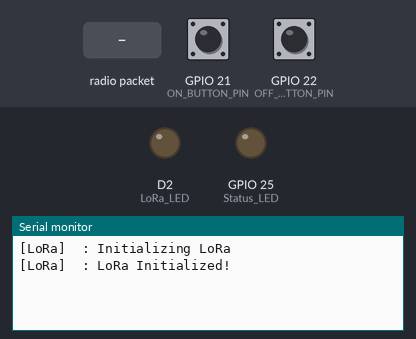
Bench run of a sketch on a simulated ESP8266 (NodeMCU). On the bench: output pins drawn as LEDs (lit = HIGH), the last lines printed to the serial monitor. Inputs (shaded band) come from the test bench; at power-on: GPIO 21 (ON_BUTTON_PIN) HIGH, GPIO 22 (OFF_BUTTON_PIN) HIGH. No radio packets arrive unless stated.

Above: at 3.2 s.
3.3 s: GPIO 21 (ON_BUTTON_PIN) pulled LOW for 0.15 s
At 4.3 s:
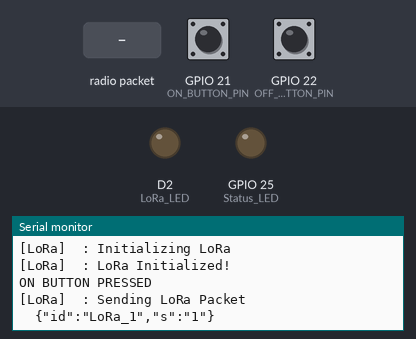
4.9 s: GPIO 22 (OFF_BUTTON_PIN) pulled LOW for 0.15 s
At 5.5 s:
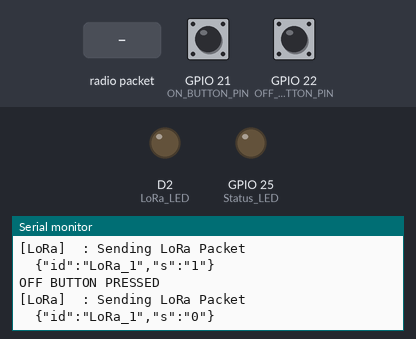
6.5 s: radio packet "0" arrives
At 8.2 s:
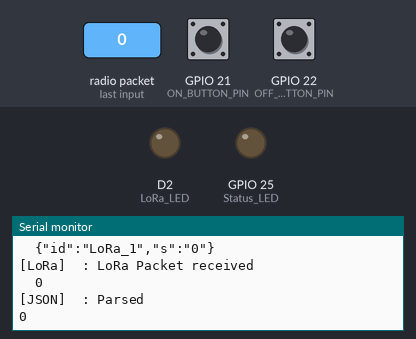

Measured:
- after the input at 3.3 s, the serial monitor: prints a new line after 0.05 s (image 1)
- after the input at 4.9 s, the serial monitor: prints a new line after 0.05 s (image 2)
- after the input at 6.5 s, the serial monitor: prints a new line after 1.0 s (image 3)

The sketch:

relay_lora.ino
```cpp
#include "device_config.h"
#include <Ticker.h>
/*!
   @var     struct device_info dev_info
   @brief   Contains device specific info
 */
#define buffer_size 50

 char ack[10];
 char received_dev_id[10];

int button_pressed = _UNDEFINED;

bool Mode = 0;
/*!
   @var     const unsigned long frequency
   @brief   The frequency in MHz on which LoRa device communicates
*/
const unsigned long frequency             = 865E6;

/*!
   @var     const uint8_t sync_word
   @brief   A unique value for synchronisation between Tx and Rx
*/
const byte          sync_word             = 0xBB;

bool                LoRa_ack = false;

unsigned long       start_time = 0;
unsigned long       status_time = 30000;
unsigned long       status_delay =70000;


int                 ON_button_state = HIGH;

int                 OFF_button_state = HIGH;

int                 last_ON_button_state = HIGH;

int                 last_OFF_button_state = HIGH;

unsigned long       ON_button_last_debounce_time = 0;

unsigned long       OFF_button_last_debounce_time = 0;

unsigned long       debounce_delay = 50;

int flag;
bool status_flag = 0;
bool status_var;
Ticker ticker;
void tik()
{
 digitalWrite(Status_LED,Mode);
 Mode = !Mode;
    }
void setup()
{
  Serial.begin(115200);
  delay(2000);
  pinMode(ON_BUTTON_PIN, INPUT);
  pinMode(OFF_BUTTON_PIN, INPUT);
  pinMode(LoRa_LED, OUTPUT);
  pinMode(Status_LED,OUTPUT);
  attachInterrupt(digitalPinToInterrupt(ON_BUTTON_PIN), ON_buttonPressed, FALLING);
  attachInterrupt(digitalPinToInterrupt(OFF_BUTTON_PIN), OFF_buttonPressed, FALLING);
  digitalWrite(LoRa_LED, LOW);
  digitalWrite(Status_LED,LOW);
  //print_welcome_msg();


  //Initialize the LoRa subsystem
  init_lora(frequency, sync_word);

}
void loop(){
   char tx_packet_buffer[50] = {0};
  char rx_packet_buffer[200] = {0};

  int ON_button_reading = digitalRead(ON_BUTTON_PIN);
  int OFF_button_reading = digitalRead(OFF_BUTTON_PIN);
  ////////////////////////////////////////
  if (ON_button_reading != last_ON_button_state)
  {
    // reset the debouncing timer
    ON_button_last_debounce_time = millis();
  }

  if ((millis() - ON_button_last_debounce_time) > debounce_delay)
  {
    if (ON_button_reading != ON_button_state)
    {
      ON_button_state = ON_button_reading;
      if (ON_button_state == LOW)
      {
       if(button_pressed == ON_BUTTON_PRESSED)
       {
          Serial.println("\nON BUTTON PRESSED");
        create_json_object(tx_packet_buffer, sizeof(tx_packet_buffer));
        send_lora_data(tx_packet_buffer);
        button_pressed = _UNDEFINED;
      }
     }
      attachInterrupt(digitalPinToInterrupt(ON_BUTTON_PIN), ON_buttonPressed, FALLING);

    }
    //attachInterrupt(digitalPinToInterrupt(OFF_BUTTON_PIN), OFF_buttonPressed, FALLING);
  }

 if (OFF_button_reading != last_OFF_button_state)
  {
    // reset the debouncing timer
    OFF_button_last_debounce_time = millis();
  }

  if ((millis() - OFF_button_last_debounce_time) > debounce_delay)
  {
    if (OFF_button_reading != OFF_button_state)
    {
      OFF_button_state = OFF_button_reading;
      if (OFF_button_state == LOW)
      {
        if(button_pressed == OFF_BUTTON_PRESSED)
       {
        Serial.println("\nOFF BUTTON PRESSED");
        create_json_object(tx_packet_buffer, sizeof(tx_packet_buffer));
        send_lora_data(tx_packet_buffer);
        button_pressed = _UNDEFINED;
       }
      }
      attachInterrupt(digitalPinToInterrupt(OFF_BUTTON_PIN), OFF_buttonPressed, FALLING);

   }
    //attachInterrupt(digitalPinToInterrupt(ON_BUTTON_PIN), ON_buttonPressed, FALLING);

  }
  // save the reading. Next time through the loop, it'll be the last_ON_button_state:
    last_ON_button_state = ON_button_reading;
    last_OFF_button_state = OFF_button_reading;


   if(receive_lora_packet(rx_packet_buffer))
      {
        if(strlen(rx_packet_buffer) < buffer_size)
        {
        if(parse_json(rx_packet_buffer, sizeof(rx_packet_buffer)))
        {

          int val;
          val = atoi(ack);
           switch(val)
           {
            case 0:{
              digitalWrite(LoRa_LED,LOW);

              //attachInterrupt(digitalPinToInterrupt(OFF_BUTTON_PIN), OFF_buttonPressed, FALLING);
              }
              break;
            case 1:{
              digitalWrite(LoRa_LED,HIGH);

              //attachInterrupt(digitalPinToInterrupt(ON_BUTTON_PIN), ON_buttonPressed, FALLING);
              }
              break;
            case 2:{
             ticker.attach(0.2,tik);
              status_time = millis();
              digitalWrite(LoRa_LED,status_var);
              }
              break;
            default:
            break;
           }
         }
        }
       }
       else{
         if((start_time - status_time) > status_delay)
         {
            digitalWrite(LoRa_LED, LOW);
            ticker.detach();
            digitalWrite(Status_LED,LOW);
            status_time = start_time;
          }
       }
start_time = millis();
delay(1);
}

ICACHE_RAM_ATTR void ON_buttonPressed()
{
   // if (ON_button_state == HIGH)
      //{
    detachInterrupt(digitalPinToInterrupt(ON_BUTTON_PIN));
    //detachInterrupt(digitalPinToInterrupt(OFF_BUTTON_PIN));
    button_pressed = ON_BUTTON_PRESSED;

      //}
}

ICACHE_RAM_ATTR void OFF_buttonPressed()
{
    //if (OFF_button_state == HIGH)
      //{
    //detachInterrupt(digitalPinToInterrupt(ON_BUTTON_PIN));
    detachInterrupt(digitalPinToInterrupt(OFF_BUTTON_PIN));
    button_pressed = OFF_BUTTON_PRESSED;
      //}
}
```

eeprom_utils.cpp
```cpp
// (licence header left out)
/*!
 *  @file      eeprom_utils.cpp
 *  @brief     EEPROM related operations
 *  @details   Saving and reading data to EEPROM.
 *  @author    Delta Things.
 *  @version   1.0
 *  @date      15 March 2019
 *  @pre       First initialize the system.
 *  @bug       Not detected any.
 *  @copyright (c) DELTA THINGS Pvt Ltd.
 */
#include "device_config.h"

#if defined(__AVR_ATmega328P__) || defined(__AVR_ATmega168__)
/*!
 * @fn      bool init_eeprom()
 * @brief   initialises the EEPROM.
 * @return
 *      - true if initialization succeeds.
 *      - false if initilization fails.
 */
bool init_eeprom()
{
  EEPROM.begin();
  return true;
}
#elif defined(ESP32)
/*!
 * @fn      bool init_eeprom(int size)
 * @brief   initialises the EEPROM.
 * @param[in]   size physical size of the EEPROM in bytes.
 * @return
 *      - true if initialization succeeds.
 *      - false if initilization fails.
 */
bool init_eeprom(int size)
{
  if(!EEPROM.begin(size))
  {
    delay(1000);
    return false;
  }
  return true;
}
#elif defined(ESP8266)
/*!
 * @fn      void init_eeprom(int size)
 * @brief   initialises the EEPROM.
 * @param[in]   size physical size of the EEPROM in bytes.
 *
  */
void init_eeprom(int size)
{
  EEPROM.begin(size);
}
#endif

/*!
 * @fn      String read_from_eeprom(int addr)
 * @brief   reads data from EEPROM from address provided as an argument to it and returns the data in Arduino String format.
 * @param[in]   addr address of the memory location.
 * @return  String.
 */
String read_from_eeprom(int addr)
{
  uint8_t len = (uint8_t)EEPROM.read(addr);  ///< unit8_t len
  addr++;
  String data;                               ///< String data
  for(int i = 0;i<len;i++)
  {
    data += (char)EEPROM.read(addr);
    addr++;
  }
/*!<data.trim(); This call removes spaces from the string, use carefully. */
    return data;
}

/*!
 * @fn      void save_to_eeprom(int addr, String data)
 * @brief   Saves data in Arduino String format to EEPROM at a given address.
 * @param[in]   addr Base address of a EEPROM location from where data to be stored.
 * @param[in]   data  data in Arduino String format.
 */
void save_to_eeprom(int addr ,String data)
{
  EEPROM.write(addr,(uint8_t)data.length());
  #if defined(ESP8266) || defined(ESP32)
  EEPROM.commit();
  #endif
  addr++;

  for(int i=0;i<data.length();i++)
  {
#if defined(__AVR_ATmega328P__) || defined(__AVR_ATmega168__)
    EEPROM.update(addr+i,data[i]);
#else
    EEPROM.write(addr+i,data[i]);
#endif
  }
  /*!< EEPROM.write(addr+_size,'\0');   /*!Add termination null character for String Data. */
  #if defined(ESP8266) || defined(ESP32)
  EEPROM.commit();
  #endif
}
/*!
 * @fn          void erase_eeprom(int start_address, int end_address)
 * @brief       Nullify the EEPROM adresses with '\0'.
 * @param[in]   start_address Starting address of the EEPROM.
 * @param[in]   end_address  End address of the EEPROM.
 */
void erase_eeprom(int start_address, int end_address)
{
  for(int addr = start_address;addr<end_address;addr++)
  {
    EEPROM.write(addr,'\0');
  }
  #if defined(ESP8266) || defined(ESP32)
  EEPROM.commit();
  #endif
}
/*!
 * @fn      void deinit_eeprom(void)
 * @brief   Deinitialises the EEPROM.
 */
void deinit_eeprom(void)
{
  EEPROM.end();
}
```

eeprom_utils.h
```cpp
// (licence header left out)
/*!
 *  @file      eeprom_utils.h
 *  @brief     EEPROM related operations
 *  @details   Saving and reading data to EEPROM.
 *  @author    Delta Things.
 *  @version   1.0
 *  @date      15 March 2019
 *  @pre       First initialize the system.
 *  @bug       Not detected any.
 *  @copyright (c) DELTA THINGS Pvt Ltd.
 */
#ifndef _EEPROM_UTILS_H_
#define _EEPROM_UTILS_H_

/*!
 * @var   step_size
 * @brief step size for wifi network base address.
 */
const int step_size = 40;

/*!
 * @enum  eeprom_addresses
 * @brief Base addresses of the EEPROM used for various purpose.
 */
enum eeprom_addrress
{
  device_id_addr          = 1 /*!< Device id saved at this address. */
};

#if defined(__AVR_ATmega328P__) || defined(__AVR_ATmega168__)
bool init_eeprom();
#elif defined(ESP32)
bool init_eeprom(int size);
#elif defined(ESP8266)
void init_eeprom(int size);
#endif
/**
 *  function declarations
 */
String  read_from_eeprom  (int addr);       /// function String  read_from_eeprom  (int addr);
void    save_to_eeprom    (int addr,String data); ///void    save_to_eeprom    (int addr,String data);
void    deinit_eeprom     (void);           ///void    deinit_eeprom     (void);
void    erase_eeprom      (int start_address, int end_address); ///void    erase_eeprom      (int start_address, int end_address);
#endif/*_EEPROM_UTILS_H_ */

/** End of File Copyright ******************************************
 *
 * Copyright (c) DELTA THINGS Pvt Ltd as an unpublished work
 * THIS SOFTWARE AND/OR MATERIAL IS THE PROPERTY OF
 * DELTA THINGS Pvt Ltd.  ALL USE, DISCLOSURE, AND/OR
 * REPRODUCTION NOT SPECIFICALLY AUTHORIZED BY
 * DELTA THINGS Pvt Ltd IS PROHIBITED.
 *
 *******************************************************************/
```

json.cpp
```cpp
// (licence header left out)
/*!
 * @file      json.cpp
 * @author    Delta Things.
 * @version   1.0
 * @date      15 March 2019
 * @pre       First initialize the system.
 * @bug       Not detected any.
 * @copyright (c) DELTA THINGS Pvt Ltd.
 */
#include <ArduinoJson.h>
#include "device_config.h"

extern struct                 device_info dev_info;
//extern float                  v_bat;
//extern bool                ON_button_pressed;
//extern bool                OFF_button_pressed;
extern bool                   LoRa_ack;
extern int button_pressed;
String received_device_id;
extern char ack[10];
extern char received_dev_id[10];
extern int flag;
extern bool status_var;
/*!
 * @fn          void  create_json_object(char *tx_packet_buffer, const uint8_t tx_packet_buffer_size).
 * @brief       creates JSON object.
 * @param[out]  tx_packet_buffer Base address of a buffer in which JSON object to be stored
 * @param[in]   tx_packet_buffer_size Size of the tx_packet_buffer
 */

void create_json_object(char *tx_packet_buffer,  uint8_t tx_packet_buffer_size)
{
#if ARDUINOJSON_VERSION_MAJOR==6
  StaticJsonDocument<150> doc;
  JsonObject root = doc.to<JsonObject>();
#else
  StaticJsonBuffer<150> jsonBuffer;
  JsonObject &root = jsonBuffer.createObject();
#endif
  root["id"]        = "LoRa_1";
  if(button_pressed == ON_BUTTON_PRESSED)
  {
    root["s"]       = String("1");
  }
  else if(button_pressed == OFF_BUTTON_PRESSED)
  {
    root["s"]       = String("0");
  }
 else if ((flag == 1) && (button_pressed == -1))
  {
    root["s"]   =    String("2");
    flag = 0;
  }

#if ARDUINOJSON_VERSION_MAJOR==6
  //serializeJsonPretty(root, tx_packet_buffer,tx_packet_buffer_size);
  serializeJson(root, tx_packet_buffer,tx_packet_buffer_size);
#else
  //root.prettyPrintTo(tx_packet_buffer, tx_packet_buffer_size);
  root.printTo(tx_packet_buffer, tx_packet_buffer_size);
#endif
#if SERIAL_DEBUG
  //Serial.println(strlen(tx_packet_buffer));
#endif
}

/*!
 * @fn        bool parse_json(char *packet_buffer,const uint8_t packet_buffer_size).
 * @brief     Parses the JSON and values are extracted according to known keys.
 * @param[in] packet_buffer base address of the memory location from where JSON object is stored.
 * @param[in] packet_buffer_size size of the JSON object.
 *
 * @return
 *      - Returns true, if JSON parsing is successful.
 *      - Returns false, if JSON parsing fails.
 */
bool parse_json(char *packet_buffer, const uint8_t packet_buffer_size)
{
  char buff[100]={0};
  memcpy(buff, packet_buffer, 100);

#if ARDUINOJSON_VERSION_MAJOR==6
  StaticJsonDocument<100> root;

#else
  StaticJsonBuffer<100> jsonBuffer;
  JsonObject& root = jsonBuffer.parseObject(buff);
#endif
#if ARDUINOJSON_VERSION_MAJOR==6
  DeserializationError error = deserializeJson(root, packet_buffer);
  // Test if parsing succeeds.
  if (error)
  {
    Serial.print(F("[JSON]\t: deserializeJson() failed: "));
    Serial.println(error.c_str());
    return false;
  }
#else
  if (!root.success())
  {
    Serial.println("\n[ERROR]\t: JSON parsing failed");
    return false;
  }
#endif
  Serial.println(F("\n[JSON]\t: Parsed"));
  Serial.println(packet_buffer);

  strcpy(received_dev_id,root["id"]);
  strcpy(ack,root["ack"]);
  status_var = root["status"];

 return true;
}
```

json.h
```cpp
// (licence header left out)
/*!
 *  @file      json.h
 *  @brief     JSON serialization and deserialization functions
 *  @details   Serialize and deserialise JSON object.
 *  @author    Delta Things.
 *  @version   1.0
 *  @date      15 March 2019
 *  @pre       First initialize the system.
 *  @bug       Not detected any.
 *  @copyright (c) DELTA THINGS Pvt Ltd.
 */
#ifndef _JSON_H
#define _JSON_H

bool  parse_json(char *packet_buffer,const uint8_t packet_buffer_size);   ///void  parse_json(char *packet_buffer,uint8_t packet_buffer_size);
void  create_json_object(char *tx_packet_buffer,const uint8_t tx_packet_buffer_size); ///void  create_json_object(char *tx_packet_buffer, uint8_t tx_packet_buffer_size);


bool  parse_json_gpsdata(char *packet_buffer,const uint8_t packet_buffer_size);

#endif /* _JASON_H_ */

/************************LOGS***************************************
 * 1. Function definition changed (3/may/2019)
 *    void  parse_json(char *packet_buffer,uint8_t packet_buffer_size);
 *    void  parse_json(char *packet_buffer,const uint8_t packet_buffer_size);
 * 2. Function definition changed (12/June/1993)
 *    bool  parse_json(char *packet_buffer,const uint8_t packet_buffer_size);
 */
/** End of File Copyright ******************************************
 *
 * Copyright (c) DELTA THINGS Pvt Ltd as an unpublished work
 * THIS SOFTWARE AND/OR MATERIAL IS THE PROPERTY OF
 * DELTA THINGS Pvt Ltd.  ALL USE, DISCLOSURE, AND/OR
 * REPRODUCTION NOT SPECIFICALLY AUTHORIZED BY
 * DELTA THINGS Pvt Ltd IS PROHIBITED.
 *
 *******************************************************************/
```

device_config.h
```cpp
// (licence header left out)
#ifndef _DEVICE_CONFIG_H_
#define _DEVICE_CONFIG_H_

#include <Arduino.h>
#include <EEPROM.h>

#include "json.h"
#include "eeprom_utils.h"
#include "lora.h"

/*!
 * @def     SERIAL_DEBUG
 * @brief   Set the Default serial port for debugging.
 */
#define SERIAL_DEBUG        true

///*!
// * @def       SW_VERSION
// * @brief     Software version of the project.
// */
//#define SW_VERSION            String("1.0.0")
///*!
// * @def     SW_TEST
// * @brief  Set the SW_TEST macro to true for using testing functions
// */
//#define SW_TEST             true
//
///*!
// * @def     R1
// * @brief   R1 value set to 10 kilo ohms
// */
//#define R1 100000   // 100 Kilo Ohms
///*!
// * @def     R2
// * @brief   Set R2 to 10 kilo Ohms.
// */
//#define R2 10000    //10 Kilo Ohms

/*!
 * @def     ON_BUTTON_PIN
 * @brief   ON button pin.
 */
#define ON_BUTTON_PIN 21//3

/*!
 * @def     OFF_BUTTON_PIN
 * @brief   OFF button pin.
 */
#define LoRa_LED 4

#define OFF_BUTTON_PIN 22
#define Status_LED 25
/*!
 * @struct      device_info
 * @brief       Device specific info.
 */
struct device_info
{
  String device_id;      /*!< Unique device ID. */
};
/*! @enum status
*   @brief Status of sender device and gateway device
*/
enum status
{
  UNDEFINED = -1,         /*!<Receiver side*/
  LoRa_RX_OK = 0,         /*!<Sender side*/
  GATEWAY_RESET = 1,      /*!<Receiver side*/
  LoRa_RX_TIMEOUT = 3,    /*!<Receiver side*/
};

enum button
{
  _UNDEFINED = -1,
  ON_BUTTON_PRESSED = 1,
  OFF_BUTTON_PRESSED = 2,
  ALIVE = 3,
};
#endif
```

Source omitted: lora.cpp (5403 bytes), lora.h (4033 bytes)
